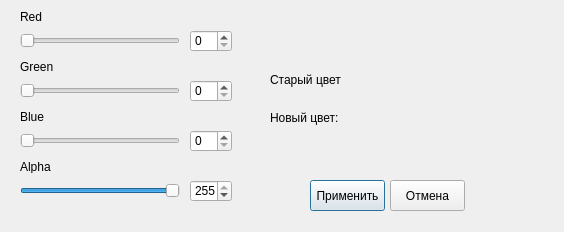
<?xml version="1.0" encoding="UTF-8"?>
<ui version="4.0">
 <class>Dialog_m</class>
 <widget class="QDialog" name="Dialog_m">
  <property name="geometry">
   <rect>
    <x>0</x>
    <y>0</y>
    <width>564</width>
    <height>232</height>
   </rect>
  </property>
  <property name="windowTitle">
   <string>Dialog</string>
  </property>
  <widget class="QSlider" name="horizontalSlider_red">
   <property name="geometry">
    <rect>
     <x>20</x>
     <y>30</y>
     <width>160</width>
     <height>22</height>
    </rect>
   </property>
   <property name="maximum">
    <number>255</number>
   </property>
   <property name="orientation">
    <enum>Qt::Horizontal</enum>
   </property>
  </widget>
  <widget class="QSlider" name="horizontalSlider_green">
   <property name="geometry">
    <rect>
     <x>20</x>
     <y>80</y>
     <width>160</width>
     <height>22</height>
    </rect>
   </property>
   <property name="maximum">
    <number>255</number>
   </property>
   <property name="orientation">
    <enum>Qt::Horizontal</enum>
   </property>
  </widget>
  <widget class="QSlider" name="horizontalSlider_blue">
   <property name="geometry">
    <rect>
     <x>20</x>
     <y>130</y>
     <width>160</width>
     <height>22</height>
    </rect>
   </property>
   <property name="maximum">
    <number>255</number>
   </property>
   <property name="orientation">
    <enum>Qt::Horizontal</enum>
   </property>
  </widget>
  <widget class="QSlider" name="horizontalSlider_alpha">
   <property name="geometry">
    <rect>
     <x>20</x>
     <y>180</y>
     <width>160</width>
     <height>22</height>
    </rect>
   </property>
   <property name="maximum">
    <number>255</number>
   </property>
   <property name="value">
    <number>255</number>
   </property>
   <property name="orientation">
    <enum>Qt::Horizontal</enum>
   </property>
  </widget>
  <widget class="QLabel" name="label">
   <property name="geometry">
    <rect>
     <x>20</x>
     <y>10</y>
     <width>47</width>
     <height>13</height>
    </rect>
   </property>
   <property name="text">
    <string>Red</string>
   </property>
  </widget>
  <widget class="QLabel" name="label_2">
   <property name="geometry">
    <rect>
     <x>20</x>
     <y>60</y>
     <width>47</width>
     <height>13</height>
    </rect>
   </property>
   <property name="text">
    <string>Green</string>
   </property>
  </widget>
  <widget class="QLabel" name="label_3">
   <property name="geometry">
    <rect>
     <x>20</x>
     <y>110</y>
     <width>47</width>
     <height>13</height>
    </rect>
   </property>
   <property name="text">
    <string>Blue</string>
   </property>
  </widget>
  <widget class="QLabel" name="label_4">
   <property name="geometry">
    <rect>
     <x>20</x>
     <y>160</y>
     <width>47</width>
     <height>13</height>
    </rect>
   </property>
   <property name="text">
    <string>Alpha</string>
   </property>
  </widget>
  <widget class="QLabel" name="label_5">
   <property name="geometry">
    <rect>
     <x>270</x>
     <y>70</y>
     <width>71</width>
     <height>20</height>
    </rect>
   </property>
   <property name="text">
    <string>Старый цвет:</string>
   </property>
  </widget>
  <widget class="QLabel" name="label_6">
   <property name="geometry">
    <rect>
     <x>270</x>
     <y>110</y>
     <width>71</width>
     <height>16</height>
    </rect>
   </property>
   <property name="text">
    <string>Новый цвет:</string>
   </property>
  </widget>
  <widget class="QPushButton" name="pushButton">
   <property name="geometry">
    <rect>
     <x>310</x>
     <y>180</y>
     <width>75</width>
     <height>31</height>
    </rect>
   </property>
   <property name="text">
    <string>Применить</string>
   </property>
  </widget>
  <widget class="QPushButton" name="pushButton_2">
   <property name="geometry">
    <rect>
     <x>390</x>
     <y>180</y>
     <width>75</width>
     <height>31</height>
    </rect>
   </property>
   <property name="text">
    <string>Отмена</string>
   </property>
  </widget>
  <widget class="QSpinBox" name="spinBox_red">
   <property name="geometry">
    <rect>
     <x>190</x>
     <y>30</y>
     <width>42</width>
     <height>22</height>
    </rect>
   </property>
   <property name="maximum">
    <number>255</number>
   </property>
  </widget>
  <widget class="QSpinBox" name="spinBox_green">
   <property name="geometry">
    <rect>
     <x>190</x>
     <y>80</y>
     <width>42</width>
     <height>22</height>
    </rect>
   </property>
   <property name="maximum">
    <number>255</number>
   </property>
   <property name="value">
    <number>0</number>
   </property>
  </widget>
  <widget class="QSpinBox" name="spinBox_alpha">
   <property name="geometry">
    <rect>
     <x>190</x>
     <y>180</y>
     <width>42</width>
     <height>22</height>
    </rect>
   </property>
   <property name="maximum">
    <number>255</number>
   </property>
   <property name="value">
    <number>255</number>
   </property>
  </widget>
  <widget class="QSpinBox" name="spinBox_blue">
   <property name="geometry">
    <rect>
     <x>190</x>
     <y>130</y>
     <width>42</width>
     <height>22</height>
    </rect>
   </property>
   <property name="maximum">
    <number>255</number>
   </property>
   <property name="value">
    <number>0</number>
   </property>
  </widget>
  <widget class="m_widget" name="widgeto" native="true">
   <property name="geometry">
    <rect>
     <x>360</x>
     <y>70</y>
     <width>120</width>
     <height>31</height>
    </rect>
   </property>
  </widget>
  <widget class="m_widget" name="widgetn" native="true">
   <property name="geometry">
    <rect>
     <x>360</x>
     <y>100</y>
     <width>120</width>
     <height>31</height>
    </rect>
   </property>
  </widget>
 </widget>
 <customwidgets>
  <customwidget>
   <class>m_widget</class>
   <extends>QWidget</extends>
   <header>m_widget.h</header>
   <container>1</container>
  </customwidget>
 </customwidgets>
 <resources/>
 <connections/>
</ui>
